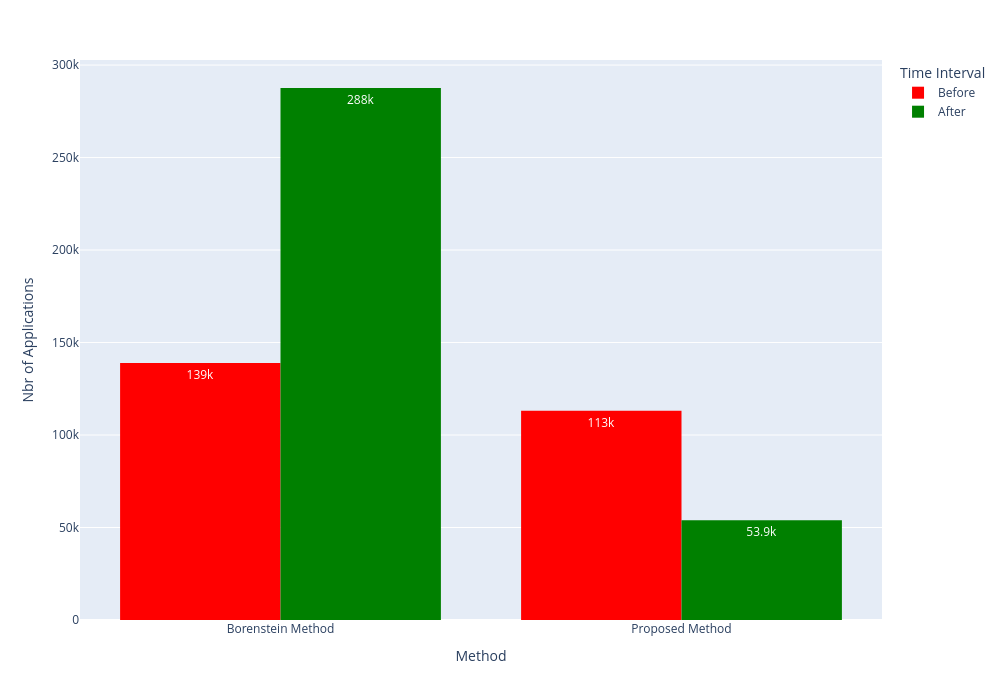

Notebook code cell kept with this figure:
### Markdown cell above
When using the Before/After time intervals that don't contain the volatility around the NBT decision and the NEM cutoff, we see a completely different picture. Below we compare Borenstein's +-6 Months Before/After bar graph that pivots around the **NBT decision** with the proposed time intervals pictured above, which looks at **6-12 months before the NBT decision and 6-12 months after the NEM cutoff deadline**.

### Code cell
dates_borenstein = [{'x0': "2022-06-01", 'x1': "2022-11-30"},
                    {'x0': "2022-12-01", 'x1': "2023-06-01"}]

dates_proposed = [{'x0': "2021-12-01", 'x1': "2022-05-31"},
                  {'x0': "2023-10-15", 'x1': "2024-04-15"}]

color_map = {
    'Before': 'Red',
    'After': 'Green'
}

df_res = df_total[df_total['Customer Sector'] == 'Residential']
df = df_res[(df_res['App Received Date'] >= dates_borenstein[0]['x0']) &
            (df_res['App Received Date'] <= dates_borenstein[0]['x1'])]
before_bor = df.shape[0]

df = df_res[(df_res['App Received Date'] >= dates_borenstein[1]['x0']) &
            (df_res['App Received Date'] <= dates_borenstein[1]['x1'])]
after_bor = df.shape[0]

df = df_res[(df_res['App Received Date'] >= dates_proposed[0]['x0']) &
            (df_res['App Received Date'] <= dates_proposed[0]['x1'])]
before_pro = df.shape[0]

df = df_res[(df_res['App Received Date'] >= dates_proposed[1]['x0']) &
            (df_res['App Received Date'] <= dates_proposed[1]['x1'])]
after_pro = df.shape[0]

data = {'Time Interval': ['Before', 'After', 'Before', 'After'],
        'Nbr of Applications': [before_bor, after_bor, before_pro, after_pro],
        'Method': ['Borenstein Method', 'Borenstein Method', 'Proposed Method', 'Proposed Method']}
df = pd.DataFrame(data)

fig = px.histogram(df,
                   x="Method",
                   y="Nbr of Applications",
                   color='Time Interval',
                   barmode='group',
                   text_auto='.3s',
                   color_discrete_map=color_map)

fig.update_layout(
    autosize=False,
    width=1000,
    height=700,
    yaxis_title='Nbr of Applications',
)
fig.show()

### Figure 1 — Plotly figure (JSON) as saved in the notebook; plotly's stock layout.template omitted (floating-point values rounded to 4 significant figures)
{"data": [{"alignmentgroup": "True", "bingroup": "x", "histfunc": "sum", "hovertemplate": "Time Interval=Before<br>Method=%{x}<br>sum of Nbr of Applications=%{y}<extra></extra>", "legendgroup": "Before", "marker": {"color": "Red", "pattern": {"shape": ""}}, "name": "Before", "offsetgroup": "Before", "orientation": "v", "showlegend": true, "texttemplate": "%{value:.3s}", "type": "histogram", "x": ["Borenstein Method", "Proposed Method"], "xaxis": "x", "y": [138961, 113074], "yaxis": "y"}, {"alignmentgroup": "True", "bingroup": "x", "histfunc": "sum", "hovertemplate": "Time Interval=After<br>Method=%{x}<br>sum of Nbr of Applications=%{y}<extra></extra>", "legendgroup": "After", "marker": {"color": "Green", "pattern": {"shape": ""}}, "name": "After", "offsetgroup": "After", "orientation": "v", "showlegend": true, "texttemplate": "%{value:.3s}", "type": "histogram", "x": ["Borenstein Method", "Proposed Method"], "xaxis": "x", "y": [287597, 53899], "yaxis": "y"}], "layout": {"autosize": false, "barmode": "group", "height": 700, "legend": {"title": {"text": "Time Interval"}, "tracegroupgap": 0}, "margin": {"t": 60}, "width": 1000, "xaxis": {"anchor": "y", "domain": [0, 1], "title": {"text": "Method"}}, "yaxis": {"anchor": "x", "domain": [0, 1], "title": {"text": "Nbr of Applications"}}}}
